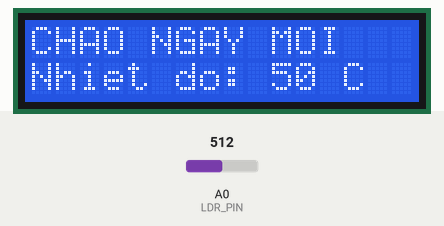
Recording of a sketch running on a simulated Arduino Uno, built with avr-gcc and run on an emulated ATmega328P. Shown: 16×2 character LCD. Inputs (shaded band) come from the test bench; at power-on: A0 (LDR_PIN) = 512.

Above: at 1.2 s.
1.3 s: A0 (LDR_PIN) set to 716
At 9.3 s:
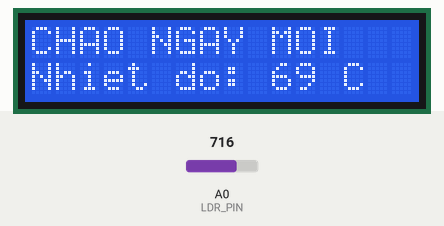
10.4 s: A0 (LDR_PIN) set to 900
At 18.1 s:
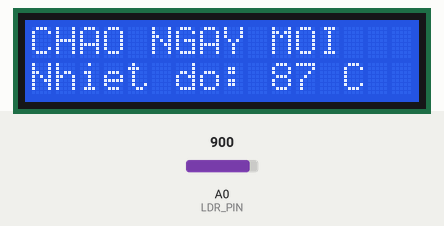
19.2 s: A0 (LDR_PIN) set to 1023
At 26.9 s:
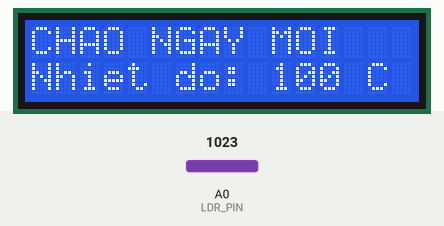

Measured:
- what the display in image 1 shows lasts 0.5 s, from 8.9 s to 9.4 s

The sketch:

Cau16-LCD-quangtro-nhietdo-in-cuon.ino
```cpp
#include <LiquidCrystal.h>

// RS = 12, E = 11, D4 = 4, D5 = 5, D6 = 6, D7 = 7
LiquidCrystal lcd(12, 11, 4, 5, 6, 7);

const int LDR_PIN = A0;
int analogValue = 0;
int nhietDo = 0;

void setup() {
  lcd.begin(16, 2);
}

void loop() {
  analogValue = analogRead(LDR_PIN);
  nhietDo = map(analogValue, 0, 1023, 0, 100);

  // Nh?p nháy 3 l?n
  for (int i = 0; i < 3; i++) {
    lcd.clear();
    lcd.setCursor(0, 0);
    lcd.print("CHAO NGAY MOI");
    lcd.setCursor(0, 1);
    lcd.print("Nhiet do: ");
    lcd.print(nhietDo);
    lcd.print(" C");
    delay(500);
    lcd.clear();
    delay(500);
  }

  // Hi?n th? l?i và di chuy?n t? trái qua ph?i
  lcd.setCursor(0, 0);
  lcd.print("CHAO NGAY MOI");
  lcd.setCursor(0, 1);
  lcd.print("Nhiet do: ");
  lcd.print(nhietDo);
  lcd.print(" C");

  for (int i = 0; i < 16; i++) {
    lcd.scrollDisplayRight();
    delay(300);
  }

  delay(1000);
}
```
